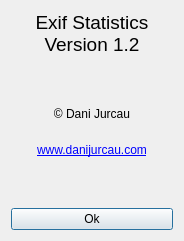
<?xml version="1.0" encoding="UTF-8"?>
<ui version="4.0">
 <class>AboutDialog</class>
 <widget class="QDialog" name="AboutDialog">
  <property name="geometry">
   <rect>
    <x>0</x>
    <y>0</y>
    <width>184</width>
    <height>241</height>
   </rect>
  </property>
  <property name="sizePolicy">
   <sizepolicy hsizetype="Preferred" vsizetype="Preferred">
    <horstretch>0</horstretch>
    <verstretch>0</verstretch>
   </sizepolicy>
  </property>
  <property name="windowTitle">
   <string>About</string>
  </property>
  <property name="windowIcon">
   <iconset resource="images.qrc">
    <normaloff>:/main/icon/mainicon</normaloff>:/main/icon/mainicon</iconset>
  </property>
  <property name="sizeGripEnabled">
   <bool>false</bool>
  </property>
  <property name="modal">
   <bool>true</bool>
  </property>
  <layout class="QHBoxLayout" name="horizontalLayout">
   <item>
    <layout class="QVBoxLayout" name="verticalLayout">
     <property name="sizeConstraint">
      <enum>QLayout::SetDefaultConstraint</enum>
     </property>
     <item>
      <widget class="QLabel" name="label">
       <property name="font">
        <font>
         <pointsize>14</pointsize>
        </font>
       </property>
       <property name="text">
        <string>Exif Statistics&lt;br/&gt;Version 1.2</string>
       </property>
       <property name="scaledContents">
        <bool>false</bool>
       </property>
       <property name="alignment">
        <set>Qt::AlignCenter</set>
       </property>
      </widget>
     </item>
     <item>
      <widget class="QLabel" name="label_2">
       <property name="text">
        <string/>
       </property>
       <property name="pixmap">
        <pixmap resource="images.qrc">:/main/icon/mainicon</pixmap>
       </property>
       <property name="alignment">
        <set>Qt::AlignCenter</set>
       </property>
      </widget>
     </item>
     <item>
      <widget class="QLabel" name="label_3">
       <property name="text">
        <string>&amp;copy; Dani Jurcau</string>
       </property>
       <property name="textFormat">
        <enum>Qt::RichText</enum>
       </property>
       <property name="alignment">
        <set>Qt::AlignCenter</set>
       </property>
      </widget>
     </item>
     <item>
      <widget class="QLabel" name="label_4">
       <property name="text">
        <string>&lt;a href=&quot;http://www.danijurcau.com&quot;&gt;www.danijurcau.com&lt;/a&gt;</string>
       </property>
       <property name="alignment">
        <set>Qt::AlignCenter</set>
       </property>
       <property name="openExternalLinks">
        <bool>true</bool>
       </property>
      </widget>
     </item>
     <item>
      <widget class="QLabel" name="label_5">
       <property name="text">
        <string>&lt;a href=&quot;https://www.paypal.com/cgi-bin/webscr?cmd=_s-xclick&amp;hosted_button_id=KQMFCMB5YJVZ6&quot;&gt;&lt;img src=&quot;:/images/donatebutton&quot; /&gt;&lt;/a&gt;</string>
       </property>
       <property name="alignment">
        <set>Qt::AlignCenter</set>
       </property>
       <property name="openExternalLinks">
        <bool>true</bool>
       </property>
      </widget>
     </item>
     <item>
      <widget class="QPushButton" name="pushButton">
       <property name="text">
        <string>Ok</string>
       </property>
      </widget>
     </item>
    </layout>
   </item>
  </layout>
 </widget>
 <resources>
  <include location="images.qrc"/>
 </resources>
 <connections/>
</ui>
